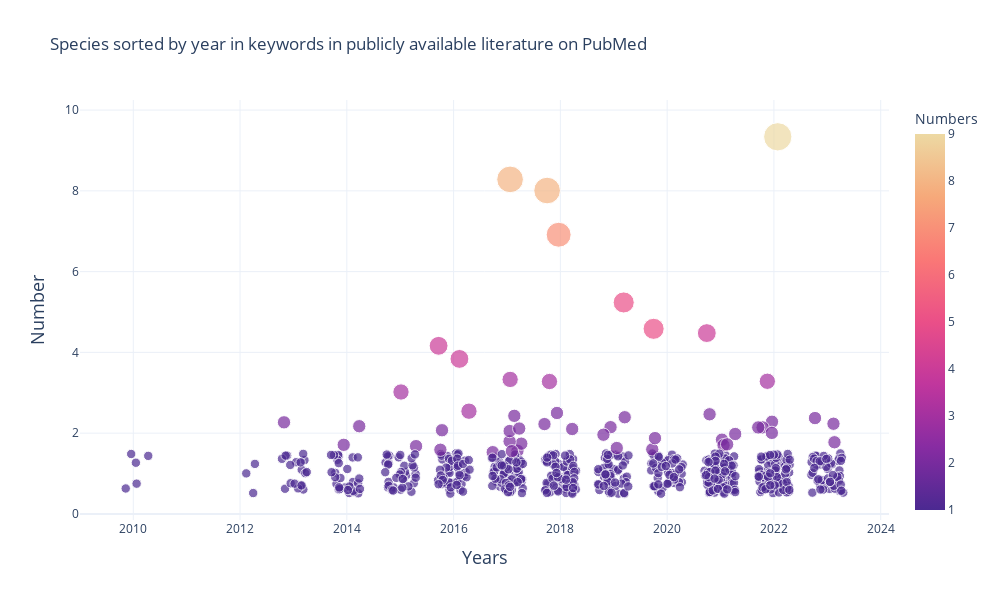

This figure's notebook cell:
### Markdown cell above
marker_symbol 参数可以设置不同的标记形状,主要有以下几种:

'circle' - 默认的圆形标记
'square' - 正方形标记
'diamond' - 菱形标记
'cross' - 十字标记
'x' - X形标记
'triangle-up' - 向上三角形标记
'triangle-down' - 向下三角形标记
'triangle-left' - 左向三角形标记
'triangle-right' - 右向三角形标记
'pentagon' - 五边形标记
'hexagon' - 六边形标记
'hexagon2' - 六边形标记的另一种样式
'octagon' - 八边形标记
'star' - 星形标记
'line' - 线条标记
'dash' - 短线条标记
'dot' - 圆点标记
'circle-open' - 空心圆标记
'circle-dot' - 圆环点标记
'square-open' - 空心方块标记
'square-dot' - 带圆点的方块标记

### Code cell
import plotly.express as px
import pandas as pd
import numpy as np

df = pd.read_csv('mt/Mt_keywords_counts_year.csv')

# df的count列转为float类型
df['Count'] = df['Count'].astype(float)
df['Counts'] = df['Count'] + np.random.uniform(-0.5, 0.5, size=len(df))
df['Years'] = df['Year'] + np.random.uniform(-0.3, 0.3, size=len(df))

fig = px.scatter(df, 
                 x='Years', 
                 y='Counts', 
                 size='Count',
                 color='Count',
                 hover_name='Keyword',  # 使用关键词作为悬浮名称
                 hover_data=['Year', 'Count'],  
                 size_max=20,
                 title='Species sorted by year in keywords in publicly available literature on PubMed',
                 labels={"Count": "Numbers", "Year": "Years"},
                 color_continuous_scale="Agsunset",
                )

fig.update_layout(
    template="plotly_white",
    width=1000,
    height=600,
    xaxis=dict(title=dict(text='Years', font=dict(size=18))),
    yaxis=dict(title=dict(text='Number', font=dict(size=18)),
    )
)


fig.show()

### Figure 1 — Plotly figure (JSON) as saved in the notebook; plotly's stock layout.template omitted (floating-point values rounded to 4 significant figures; data arrays with more than 128 entries replaced by an {"elided": "..."} marker saying what was removed)
{"data": [{"customdata": {"elided": "650x2 int values"}, "hovertemplate": "<b>%{hovertext}</b><br><br>Years=%{customdata[0]}<br>Counts=%{y}<br>Numbers=%{marker.color}<extra></extra>", "hovertext": {"elided": "650 str values"}, "legendgroup": "", "marker": {"color": {"elided": "650 int values"}, "coloraxis": "coloraxis", "size": {"elided": "650 int values"}, "sizemode": "area", "sizeref": 0.0225, "symbol": "circle"}, "mode": "markers", "name": "", "orientation": "v", "showlegend": false, "type": "scatter", "x": {"elided": "650 float values"}, "xaxis": "x", "y": {"elided": "650 float values"}, "yaxis": "y"}], "layout": {"coloraxis": {"colorbar": {"title": {"text": "Numbers"}}, "colorscale": [[0, "rgb(75, 41, 145)"], [0.1667, "rgb(135, 44, 162)"], [0.3333, "rgb(192, 54, 157)"], [0.5, "rgb(234, 79, 136)"], [0.6667, "rgb(250, 120, 118)"], [0.8333, "rgb(246, 169, 122)"], [1, "rgb(237, 217, 163)"]]}, "height": 600, "legend": {"itemsizing": "constant", "tracegroupgap": 0}, "title": {"text": "Species sorted by year in keywords in publicly available literature on PubMed"}, "width": 1000, "xaxis": {"anchor": "y", "domain": [0, 1], "title": {"font": {"size": 18}, "text": "Years"}}, "yaxis": {"anchor": "x", "domain": [0, 1], "title": {"font": {"size": 18}, "text": "Number"}}}}
